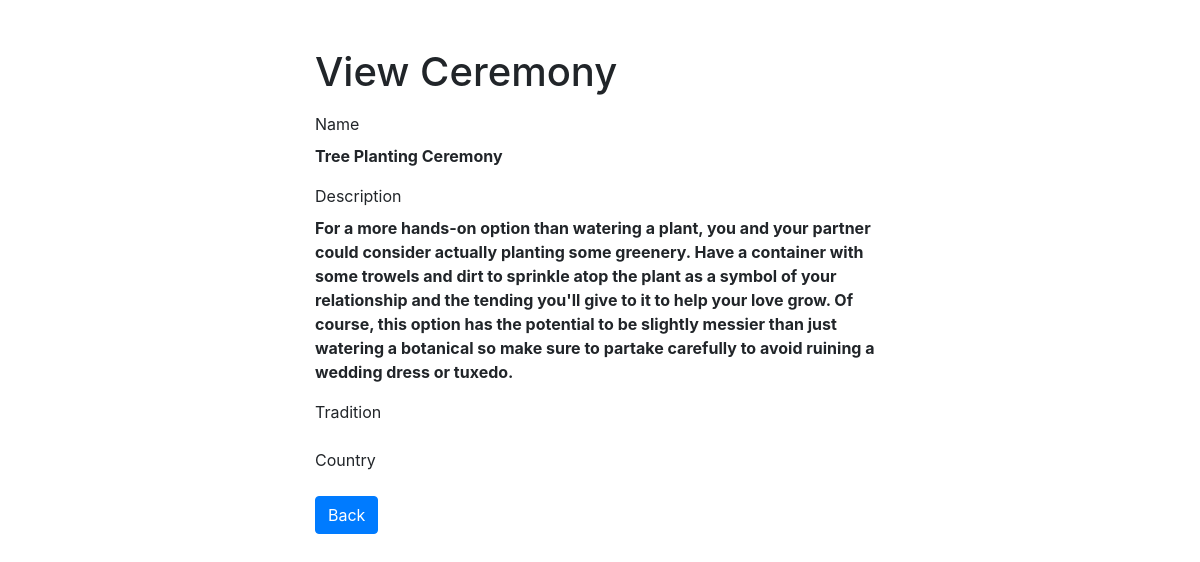
Screenshot of /read.php?id=2 with the database file from the repository.
### tables this page shows
CREATE TABLE `ceremonies` (
  `id` int(11) NOT NULL,
  `name` text NOT NULL,
  `description` text NOT NULL,
  `tradition` text NOT NULL,
  `country` text NOT NULL,
  `media1` text DEFAULT NULL,
  `media2` text DEFAULT NULL,
  `notes` text DEFAULT NULL,
  `status` varchar(2) DEFAULT NULL
);

### read.php (the view, shortened to what this page needs)
<?php
if(isset($_GET["id"]) && !empty(trim($_GET["id"]))){
    require_once "db_configuration.php";
    $sql = "SELECT * FROM ceremonies WHERE id = ?";
    if($stmt = mysqli_prepare($link, $sql)){
        mysqli_stmt_bind_param($stmt, "i", $param_id);
        if(mysqli_stmt_execute($stmt)){
            $result = mysqli_stmt_get_result($stmt);
            if(mysqli_num_rows($result) == 1){
                $row = mysqli_fetch_array($result, MYSQLI_ASSOC);
            } else{
                header("location: error.php");
                exit();
            }
        } else{
            echo "Oops! Something went wrong. Please try again later.";
        }
    }
} else{
    header("location: error.php");
    exit();
}
?>
<!DOCTYPE html>
<html lang="en">
<head>
    <link rel="stylesheet" href="https://stackpath.bootstrapcdn.com/bootstrap/4.5.2/css/bootstrap.min.css">
</head>
<body>
    <div class="wrapper">
        <div class="container-fluid">
            <div class="row">
                <div class="col-md-12">
                    <h1 class="mt-5 mb-3">View Ceremony</h1>
                    <div class="form-group">
                        <label>Name</label>
                        <p><b><?php echo $row["name"]; ?></b></p>
                    </div>
                    <div class="form-group">
                        <label>Description</label>
                        <p><b><?php echo $row["description"]; ?></b></p>
                    </div>
                    <div class="form-group">
                        <label>Tradition</label>
                    </div>
                    <div class="form-group">
                      <label>Country</label>
                    </div>
                    <p><a href="crud.php" class="btn btn-primary">Back</a></p>
                </div>
            </div>
        </div>
    </div>
</body>
</html>

### read.php (style rules this page uses)
.wrapper { width: 600px; margin: 0 auto; }

### rows the page displays
ceremonies: name "Tree Planting Ceremony", description "For a more hands-on option than watering a plant, you and your partner could consider actually planting some greenery. Have a container with some trowels and dirt to sprinkle atop the plant as a symbol of your relationship and the tending you'll give to it to help your love grow. Of course, this option has the potential to be slightly messier than just watering a botanical so make sure to partake carefully to avoid ruining a wedding dress or tuxedo."
